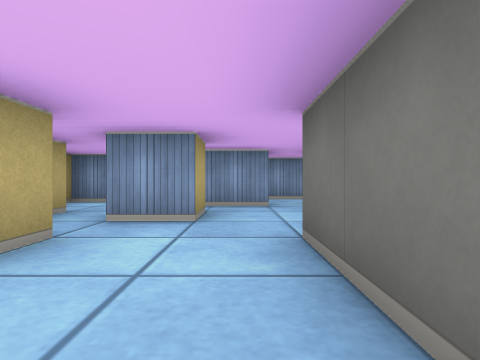
view 1 (above)

17 first-person views from a walk through a cub3D ray-caster map. The camera is about half as high as the walls, looks level and sees 75° across. The floor is counted in squares. Each view is taken from the middle of a square. On the plan, view 1 faces up. The plan holds only what a view shows up to about 9 squares ahead; the rest is blank. The place goes on beyond the plan.

view 2
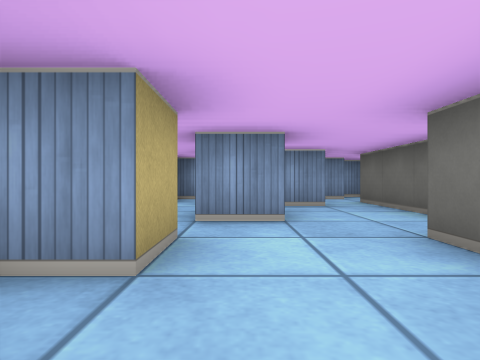

view 3
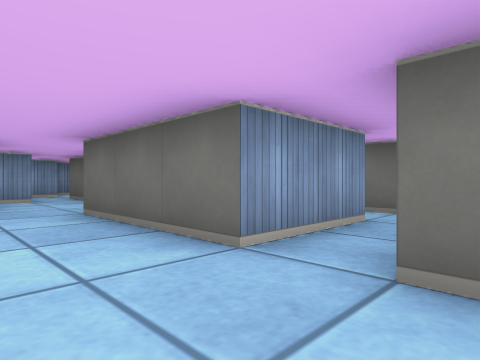

view 4
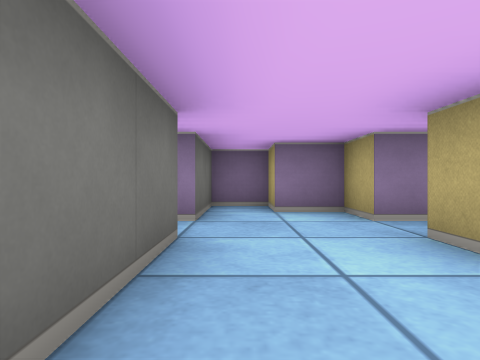

view 5
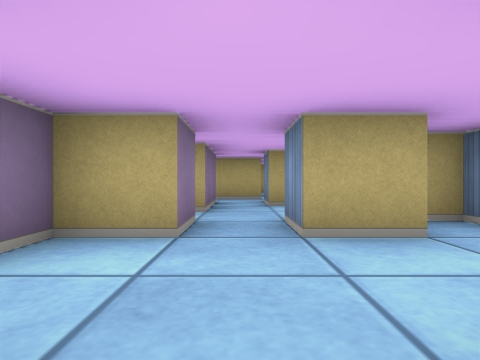

view 6
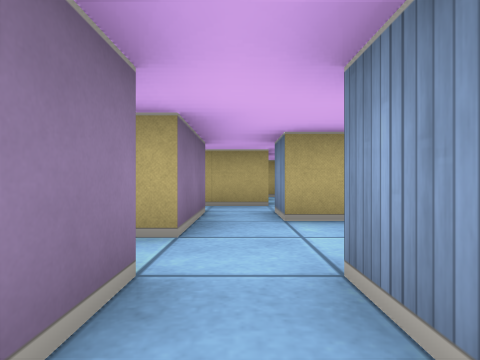

view 7
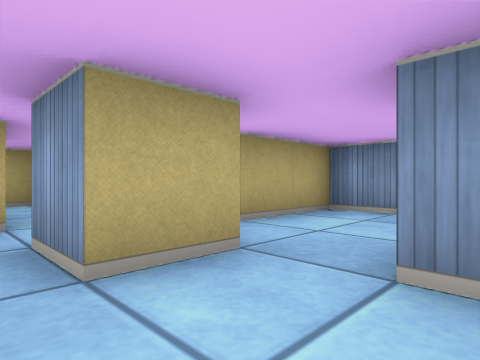

view 8
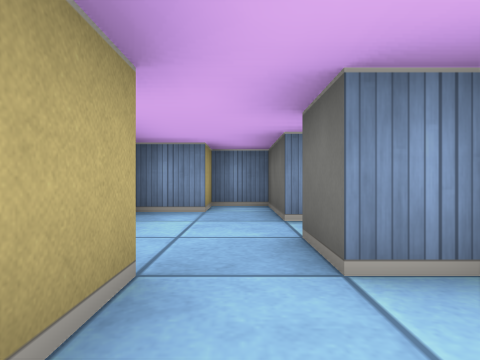

view 9
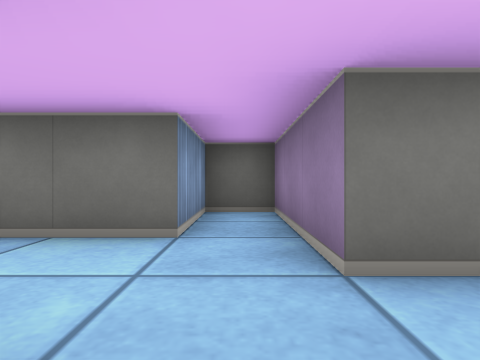

view 10
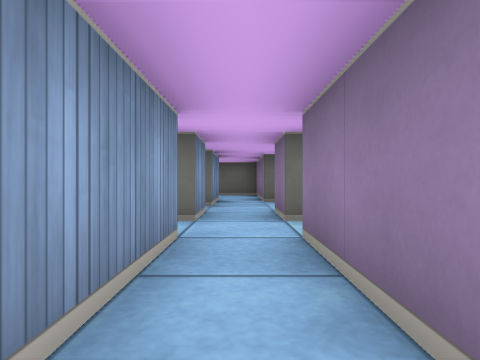

view 11
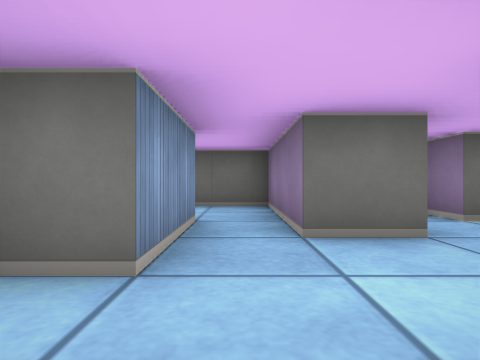

view 12
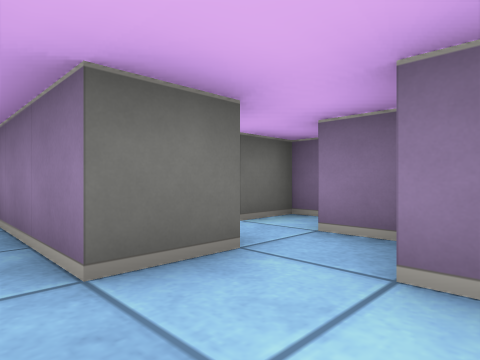

view 13
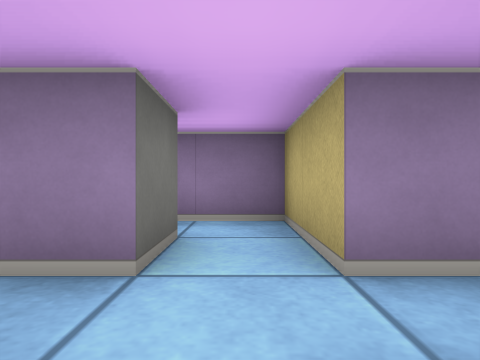

view 14
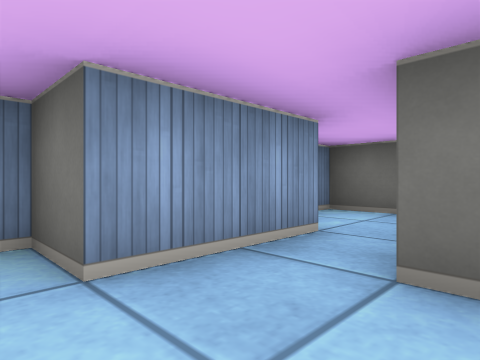

view 15
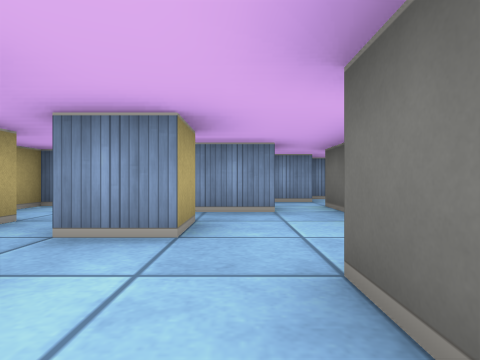

view 16
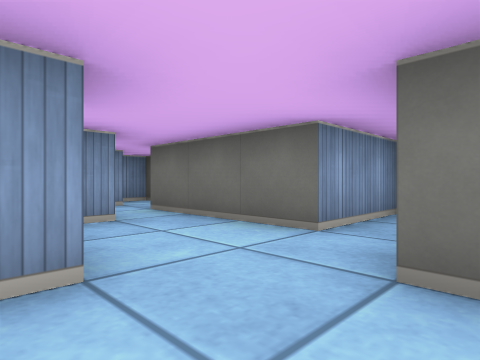

view 17
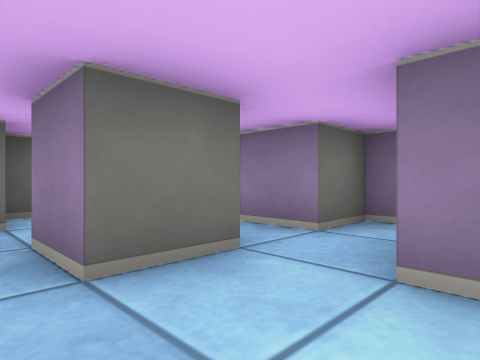

### Floor plan
Ten units are one square. View 1 is at (0, 0); x grows to the right and y downward. Boxes are objects, and circles mark ways between rooms. Rooms are numbered by the first view taken in them; rooms with no view inside come last. Other rooms are left out.
<svg viewBox="-75 -70 175 120">
<path fill="none" stroke="#000" d="M-15 -25 -15 -15M-15 -5 -15 5 -25 5M-25 -15 -25 -10M-5 -45 -5 -35 -15 -35M25 5 5 5 5 -25 35 -25 35 -35 15 -35 15 -55M6 -55 -8 -55M-25 15 -15 15 -15 25 -5 25 -5 35 5 35 5 15 25 15M-28 -65 -35 -65 -35 -59M-55 -5 -45 -5 -45 5 -55 5 -55 -5M-65 4 -65 16M-35 -25 -35 -45 -45 -45M-28 -5 -35 -5 -35 -15M-45 -35 -55 -35 -55 -15M-55 25 -55 15 -35 15 -35 19M25 15 25 35 38 35M35 25 35 15 45 15M45 5 35 5M65 25 65 15 75 15M58 35 65 35M76 5 55 5M70 45 75 45 75 35 82 35M35 5 35 0M75 15 95 15 95 -5"/>
<circle cx="-20" cy="10" r="3" fill="#2a7"/>
<circle cx="15" cy="10" r="3" fill="#2a7"/>
<circle cx="40" cy="10" r="3" fill="#2a7"/>
<circle cx="30" cy="0" r="3" fill="#2a7"/>
<circle cx="80" cy="10" r="3" fill="#2a7"/>
<text x="0" y="-20">1</text>
<text x="-50" y="-10">2</text>
<text x="30" y="20">3</text>
<text x="60" y="20">4</text>
<text x="30" y="-10">5</text>
<text x="80" y="0">6</text>
</svg>
Room 1 opens to room 2. Room 1 opens to room 3. Room 3 opens to room 4. Room 3 opens to room 5. Room 4 opens to room 6.

Where each view was taken, in squares from view 1:
view 1: 0 up, 0 right, facing up
view 2: 0 up, 1 left, facing up
view 3: 2 down, 1 left, facing up-right
view 4: 2 up, 0 right, facing down
view 5: 1 down, 1 right, facing left
view 6: 1 down, 1 left, facing left
view 7: 1 down, 3 left, facing up-left
view 8: 1 down, 4 left, facing up
view 9: 3 up, 1 left, facing right
view 10: 1 down, 0 right, facing right
view 11: 1 down, 4 right, facing right
view 12: 1 down, 5 right, facing down-right
view 13: 0 up, 3 right, facing down
view 14: 2 down, 5 right, facing up-right
view 15: 1 up, 0 right, facing up
view 16: 2 up, 1 left, facing up-right
view 17: 1 up, 7 left, facing down-right
